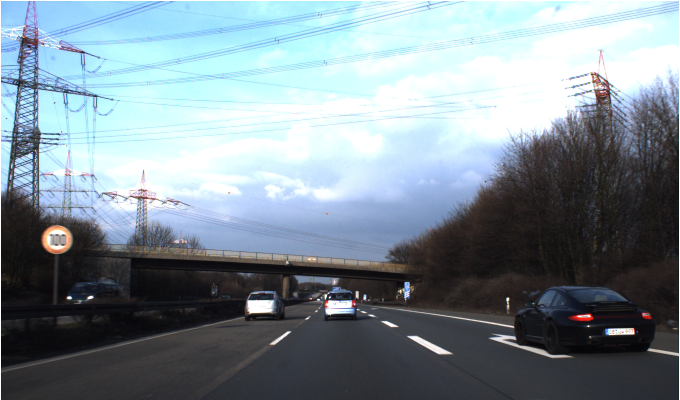
#> input picture project/TestIJCNN2013Download/00001.ppm, 1360 x 800 px (shown at 1/2 size)
$ python -i roi_extract.py   (imports and definitions only)   (older library calls are emulated)
#> lines starting #> are read from the running program, lines starting #| are printed output that depends on the picture; after the words box and inside, x2 and y2 are one past the last pixel; in counts of white or black regions, pixels touching at a corner belong together
import cv2
import numpy as np
from App import pyramid


templates_path = "template_images/"
red_triangle_path = "red_templates/triangles/"
red_circle_path = "red_templates/circles/"
blue_path = "blue_templates/"
num_blue_templates = 8
num_red_triangles = 5
num_red_circles = 2
tW = 16
tH = 16
red_circle_templates = []
red_triangle_templates = []
blue_templates = []

# [8 lines not run here, left out]


# [271 lines left out: functions ROI, test, _extract_feature, not called in this run]

>>> import cv2
>>> picture = cv2.imread('../project/TestIJCNN2013Download/00001.ppm')
#> picture is the input picture: shape (800, 1360, 3); mean B, G, R 149, 140.4, 126.2
>>> result = ROI(picture)
#> in ROI, `img_hsv=cv2.cvtColor(img, cv2.COLOR_BGR2HSV)`: img_hsv: shape (800, 1360, 3); mean H, S, V 85.1, 44.2, 150.8
#> in ROI, `mask0 = cv2.inRange(img_hsv, lower_red, upper_red)`:
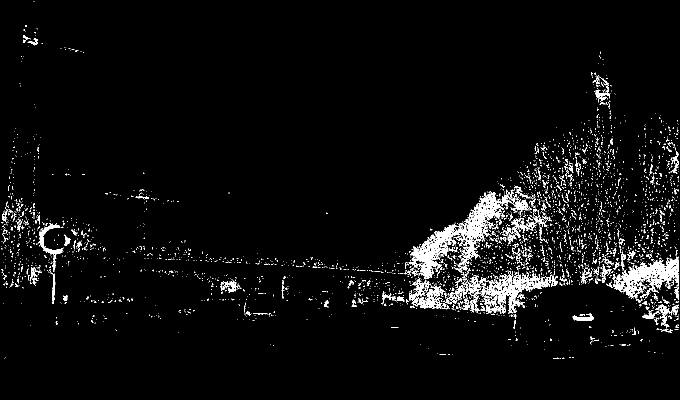
#> mask0: shape (800, 1360) (shown at 1/2 size); 3.9% white; 3540 white regions (3366 under 20 px), largest, box (x1, y1, x2, y2) and area: (817, 384, 1057, 558) 8162, (1218, 513, 1357, 597) 4447, (961, 541, 1116, 627) 4210
#> in ROI, `mask1 = cv2.inRange(img_hsv, lower_red, upper_red)`:
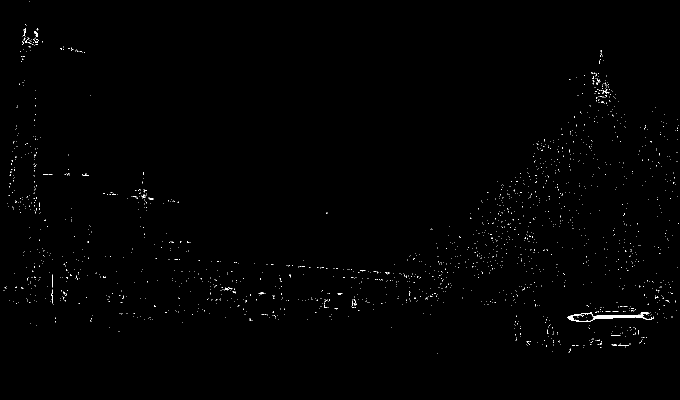
#> mask1: shape (800, 1360) (shown at 1/2 size); 0.45% white in thin lines or dots, all inside (x1, y1, x2, y2) = (7, 2, 1357, 707)
#> in ROI, `mask = mask0+mask1`:
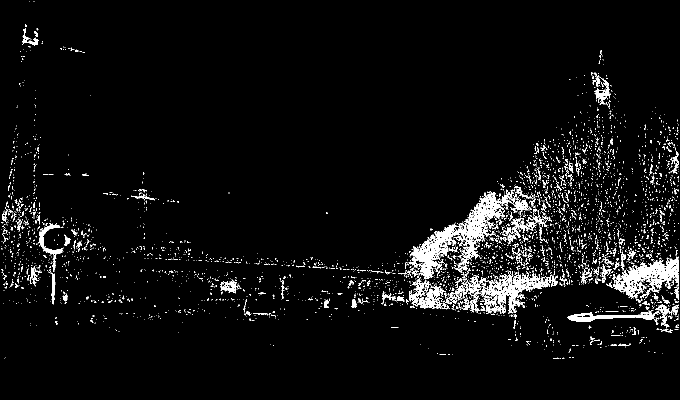
#> mask: shape (800, 1360) (shown at 1/2 size); 4.4% white; 3916 white regions (3726 under 20 px), largest, box (x1, y1, x2, y2) and area: (817, 379, 1057, 558) 8436, (1218, 513, 1357, 597) 4576, (961, 541, 1116, 627) 4266
#> in ROI, `mask_blue = cv2.inRange(img_hsv, lower_blue, upper_blue)`:
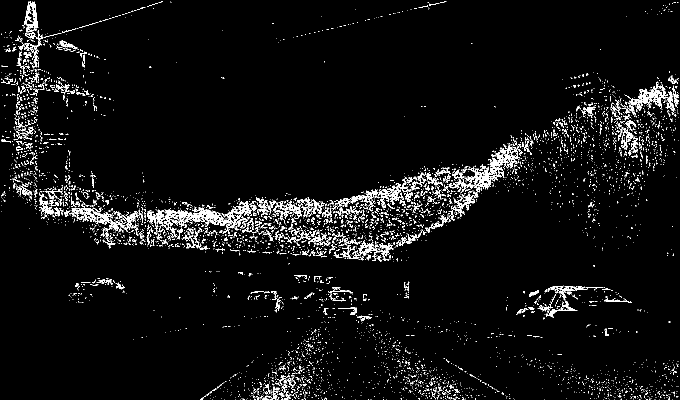
#> mask_blue: shape (800, 1360) (shown at 1/2 size); 4.7% white in thin lines or dots
#> in ROI, `output_img_red[np.where(mask==0)] = 0`:
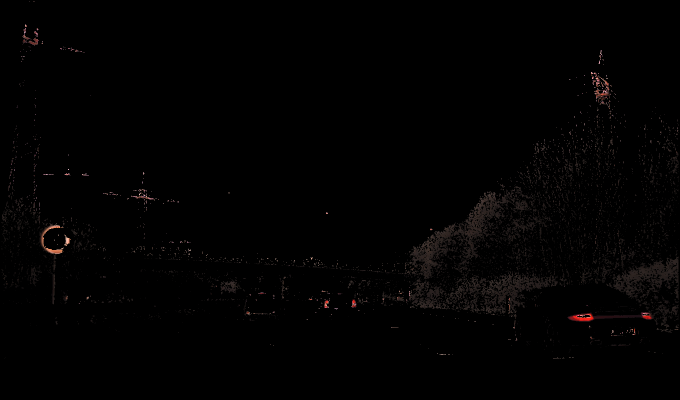
#> output_img_red: shape (800, 1360, 3) (shown at 1/2 size); mean B, G, R 1.5, 1.6, 2.2
#> in ROI, `output_img_blue[np.where(mask_blue==0)] = 0`:
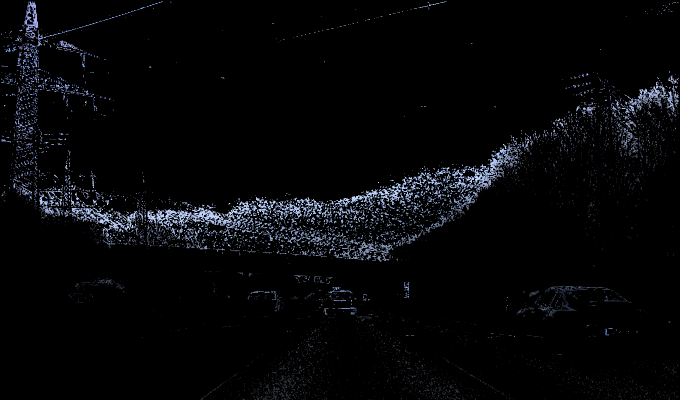
#> output_img_blue: shape (800, 1360, 3) (shown at 1/2 size); mean B, G, R 8.4, 6.7, 6
#> in ROI, `output_img_blue = cv2.cvtColor(output_img_blue,cv2.COLOR_BGR2GRAY)`:
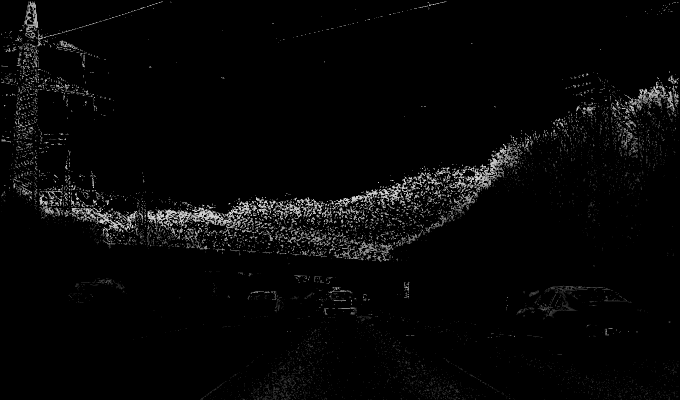
#> output_img_blue: shape (800, 1360) (shown at 1/2 size); min 0, max 221, mean 6.7
#> after the loop in ROI, `for rect in rectList:`: X = []
#> result = ((), [])

$ run again, on project/TestIJCNN2013Download/00007.ppm
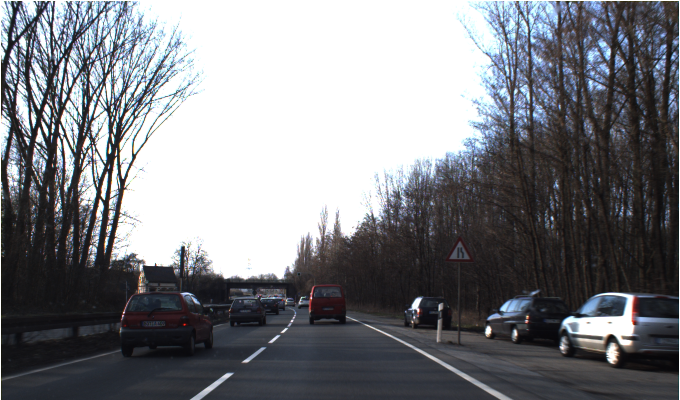
#> input picture project/TestIJCNN2013Download/00007.ppm, 1360 x 800 px (shown at 1/2 size)
#> picture is the input picture: shape (800, 1360, 3); mean B, G, R 129.8, 125.3, 123.6
#> img_hsv: shape (800, 1360, 3); mean H, S, V 64.7, 34.8, 132.7
#> in ROI, `mask0 = cv2.inRange(img_hsv, lower_red, upper_red)`:
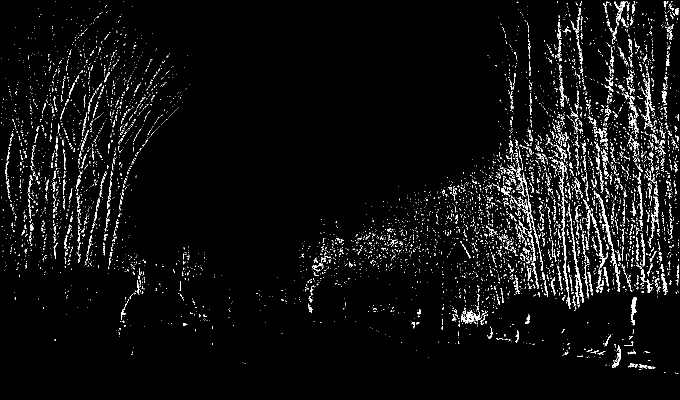
#> mask0: shape (800, 1360) (shown at 1/2 size); 4.2% white in thin lines or dots
#> mask1: shape (800, 1360); 1.7% white; 4107 white regions (4076 under 20 px), largest, box (x1, y1, x2, y2) and area: (240, 585, 423, 676) 4640, (618, 568, 692, 630) 2509, (890, 472, 951, 525) 825
#> mask: shape (800, 1360); 5.8% white in thin lines or dots
#> mask_blue: shape (800, 1360); 5.8% white in thin lines or dots
#> in ROI, `output_img_blue[np.where(mask_blue==0)] = 0`:
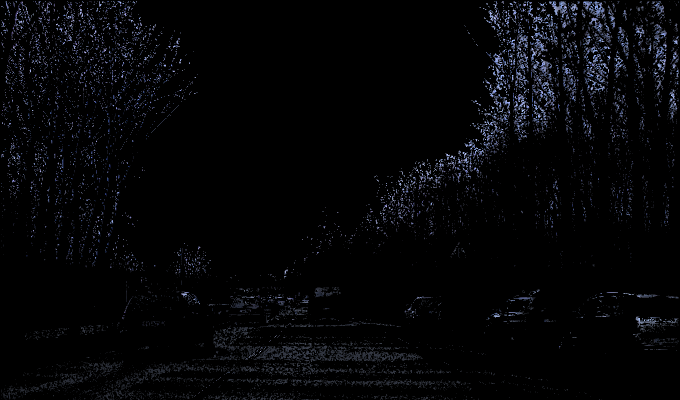
#> output_img_blue: shape (800, 1360, 3) (shown at 1/2 size); mean B, G, R 7.2, 5.4, 5
#> after the loop in ROI, `for rect in rectList:`: X = []
#> result = ((), [])

$ run again, on project/TestIJCNN2013Download/00010.ppm
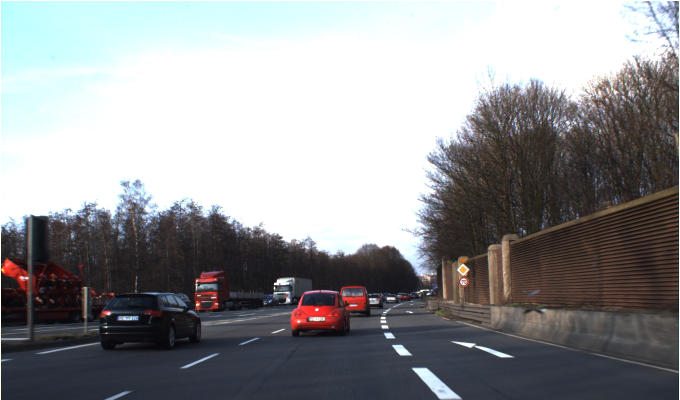
#> input picture project/TestIJCNN2013Download/00010.ppm, 1360 x 800 px (shown at 1/2 size)
#> picture is the input picture: shape (800, 1360, 3); mean B, G, R 148.1, 146.2, 145.1
#> img_hsv: shape (800, 1360, 3); mean H, S, V 57.9, 37.8, 153.4
#> in ROI, `mask0 = cv2.inRange(img_hsv, lower_red, upper_red)`:
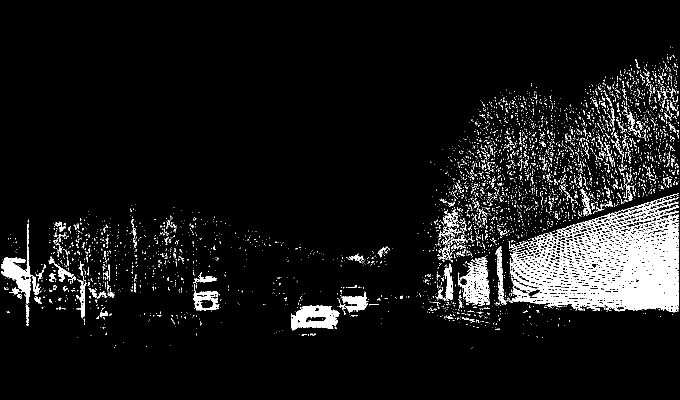
#> mask0: shape (800, 1360) (shown at 1/2 size); 7.3% white; 4668 white regions (4403 under 20 px), largest, box (x1, y1, x2, y2) and area: (1019, 412, 1357, 625) 38220, (582, 611, 680, 661) 3111, (3, 447, 61, 608) 2668
#> mask1: shape (800, 1360); 1.7% white; 2328 white regions (2295 under 20 px), largest, box (x1, y1, x2, y2) and area: (63, 518, 171, 639) 6144, (582, 582, 701, 662) 2551, (394, 539, 463, 619) 1661
#> mask: shape (800, 1360); 9% white; 4943 white regions (4651 under 20 px), largest, box (x1, y1, x2, y2) and area: (1019, 412, 1357, 625) 39629, (63, 510, 172, 639) 8343, (581, 570, 738, 662) 7685
#> mask_blue: shape (800, 1360); 8.7% white; 3912 white regions (3653 under 20 px), largest, box (x1, y1, x2, y2) and area: (3, 656, 844, 800) 49658, (876, 686, 1211, 800) 10452, (1215, 727, 1357, 800) 3218
#> in ROI, `output_img_blue[np.where(mask_blue==0)] = 0`:
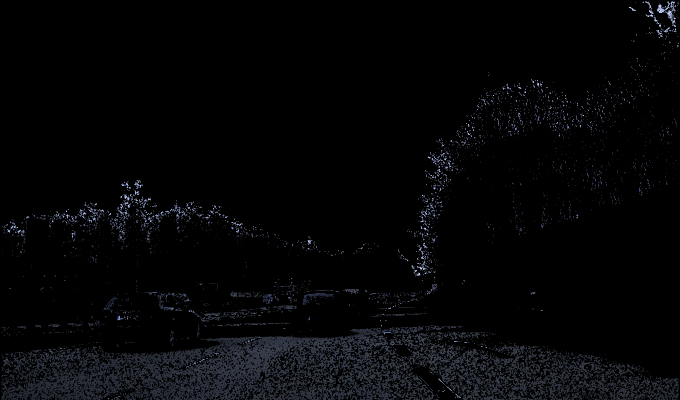
#> output_img_blue: shape (800, 1360, 3) (shown at 1/2 size); mean B, G, R 6.7, 5.4, 4.9
#> after the loop in ROI, `for rect in rectList:`: X = []
#> result = ((), [])

$ run again, on project/TestIJCNN2013Download/00011.ppm
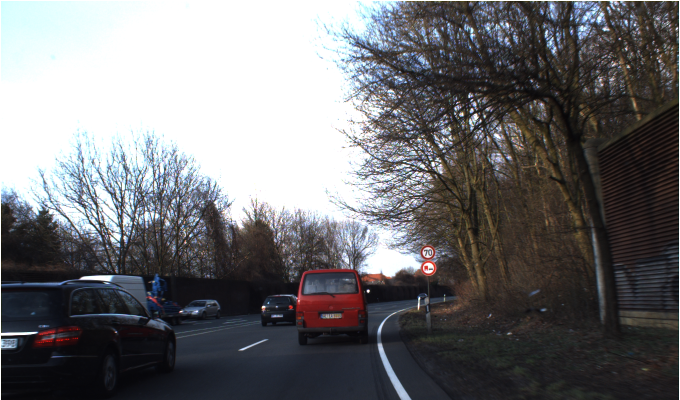
#> input picture project/TestIJCNN2013Download/00011.ppm, 1360 x 800 px (shown at 1/2 size)
#> picture is the input picture: shape (800, 1360, 3); mean B, G, R 113.3, 110.9, 111
#> img_hsv: shape (800, 1360, 3); mean H, S, V 61.4, 47.4, 119.1
#> mask0: shape (800, 1360); 6.8% white; 7936 white regions (7691 under 20 px), largest, box (x1, y1, x2, y2) and area: (1196, 222, 1357, 518) 26259, (591, 580, 727, 654) 4508, (886, 545, 950, 629) 1592
#> mask1: shape (800, 1360); 1.8% white; 4202 white regions (4125 under 20 px), largest, box (x1, y1, x2, y2) and area: (593, 536, 735, 656) 3647, (63, 651, 167, 697) 2335, (234, 649, 334, 675) 1259
#> mask: shape (800, 1360); 8.7% white; 8547 white regions (8269 under 20 px), largest, box (x1, y1, x2, y2) and area: (1194, 219, 1357, 527) 32003, (576, 534, 785, 656) 10899, (63, 651, 167, 697) 2968
#> mask_blue: shape (800, 1360); 6.1% white in thin lines or dots
#> in ROI, `output_img_blue[np.where(mask_blue==0)] = 0`:
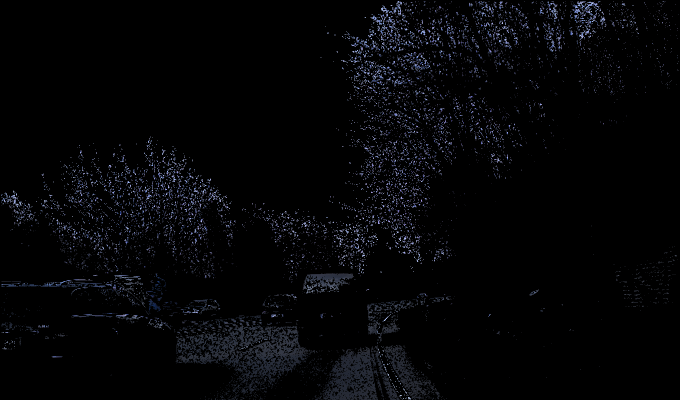
#> output_img_blue: shape (800, 1360, 3) (shown at 1/2 size); mean B, G, R 6.7, 5, 4.6
#> after the loop in ROI, `for rect in rectList:`: X = []
#> result = ((), [])
